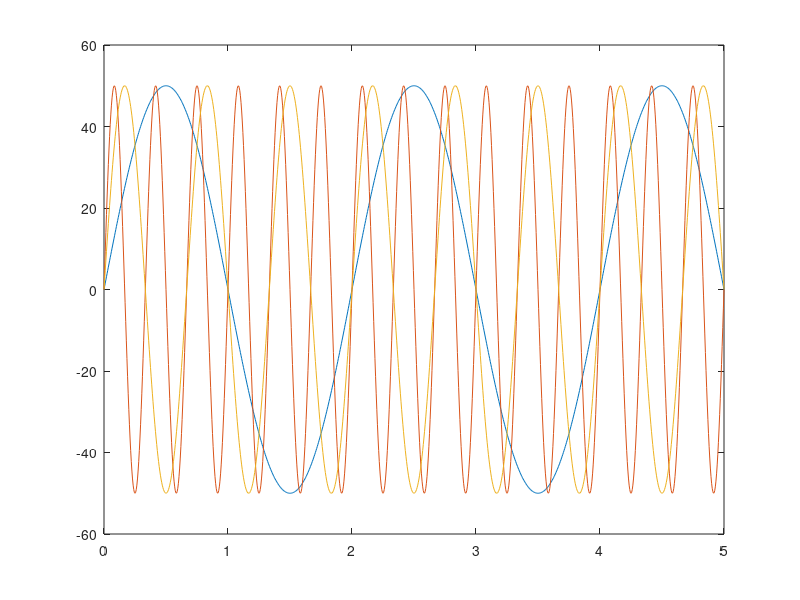

Write MATLAB code to recreate this figure. (Note: this script raises an error after producing the figure.)
scale = 50;
pureSinTime = 0:0.005:5;
sinfreqs = [0.5 1.0 1.5 2.0 2.5 3.0]; %Hz
pureSin = zeros(length(sinfreqs),length(pureSinTime));
for i = 1:length(sinfreqs)
    for j = 1:length(pureSinTime)
        pureSin(i,j) = scale*sin(2*pi*sinfreqs(i)*pureSinTime(j));
    end
end

figure
plot(pureSinTime,pureSin(1,:),pureSinTime,pureSin(end,:),pureSinTime,pureSin(round(end/2),:))


basepath = strcat(commonPath,'\Performance Input Signals');
savePath = genFileName(basepath,'pureSin');
save(savePath,'scale','pureSinTime','pureSin','sinfreqs')              
clearvars -except commonPath
